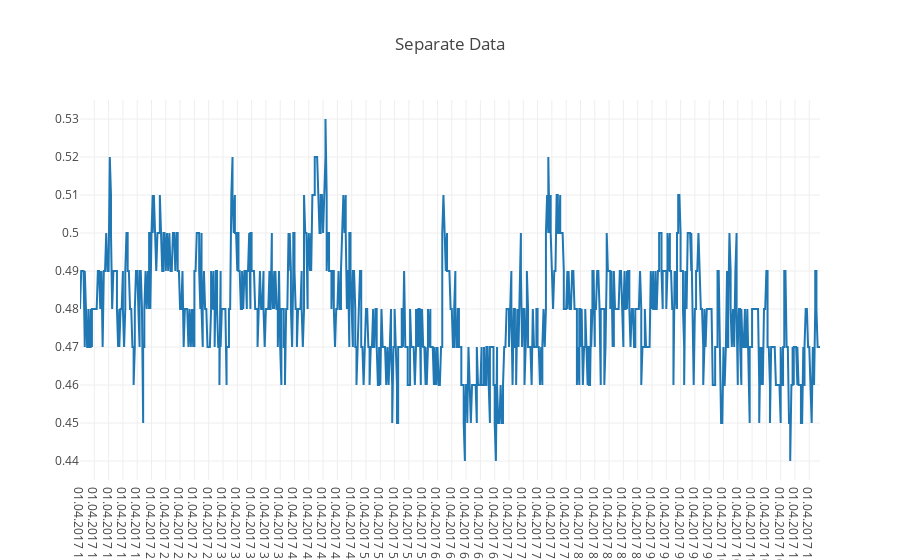

Notebook cell for this chart:
### Code cell
from plotly.offline import download_plotlyjs, init_notebook_mode, plot, iplot
from plotly import graph_objs as go
init_notebook_mode(connected = True)

def plotly_df(df, title = ''):
    data = []
    trace = go.Scatter(
            x = df.UTCTime,
            y = df["Value"],
            mode = 'lines',
            name = "Value"
        )
    data.append(trace)
    layout = dict(title = title)
    fig = dict(data = data, layout = layout)
    iplot(fig, show_link=False)

plotly_df(press_sep_data[:1000], title = "Separate Data")

### Figure 1 — Plotly figure (JSON) as saved in the notebook; plotly's stock layout.template omitted (floating-point values rounded to 4 significant figures; data arrays with more than 128 entries replaced by an {"elided": "..."} marker saying what was removed)
{"data": [{"mode": "lines", "name": "Value", "type": "scatter", "uid": "195add71-52a1-4c7b-96b6-7f6aa401b241", "x": {"elided": "1000 str values"}, "y": {"elided": "1000 float values"}}], "layout": {"title": {"text": "Separate Data"}}}
